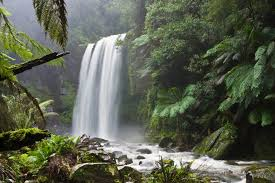
#> input picture Image resizer/download(nature).jpg, 275 x 183 px, found by its file name
$ python main.py
#> lines starting #> are read from the running program, lines starting #| are printed output that depends on the picture
#dimension of image 275*183
#height 183 pixels
#width  275 pixels

import cv2 #importing opencv library

image = cv2.imread("D:\pii\PYP-Project\project\Image resizer\download(nature).jpg",cv2.IMREAD_UNCHANGED)  #reading image from the path
#> image is the input picture: shape (183, 275, 3); mean B, G, R 80.1, 96.6, 91.3
#cv2.IMREAD_UNCHANGED is used to read the image as it is without any changes

cv2.imshow("titel",image) #displaying image in a window with title "titel"

scale_percent = 50 # percent of original size
new_width = int(image.shape[1] * scale_percent / 100)  #calculating new width
#> new_width = 137
#image.shape[1] gives the width of the image
new_height = int(image.shape[0] * scale_percent / 100)  #calculating new height
#> new_height = 91
#image.shape[0] gives the height of the image

output = cv2.resize(image, (new_width, new_height))
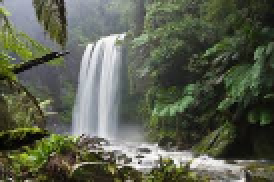
#> output: shape (91, 137, 3) (shown 2 times larger); mean B, G, R 80, 96.5, 91.2
cv2.imwrite("resized_image.jpg", output)
cv2.waitKey(0)  #wait for a key event indefinitely
